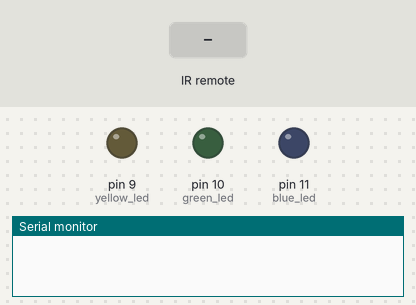
Recording of a sketch running on a simulated Arduino Uno, built with avr-gcc and run on an emulated ATmega328P. Shown: output pins drawn as LEDs (lit = HIGH), the last lines printed to the serial monitor. Dashed ring = blinking. Inputs (shaded band) come from the test bench.

Above: at 1.2 s.
1.3 s: infrared code 0xFD28D7 received
At 1.56 s:
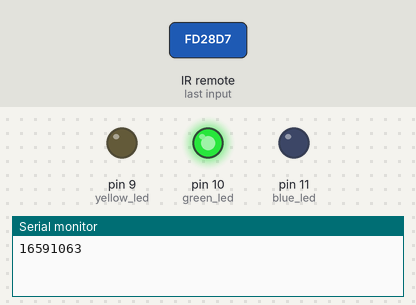
4.3 s: infrared code 0xFDA857 received
At 4.7 s:
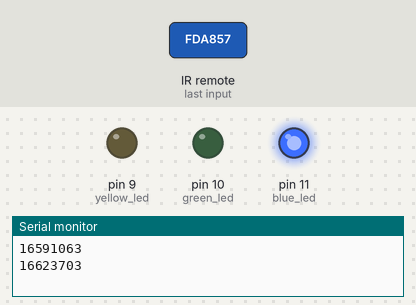
7.3 s: infrared code 0xFD6897 received
At 8.16 s:
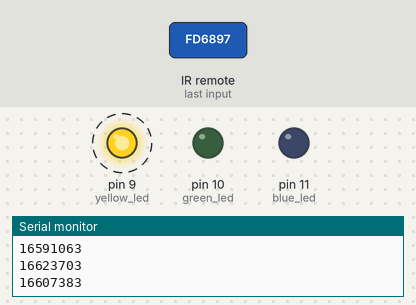
Timing chart, 0 to 10.5 s (numbered marks = the images above; inputs shaded):
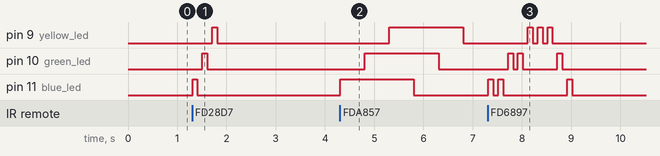

The sketch:

LED_USING_IR_REMOTE.ino
```cpp
#include <IRremote.h>

const int IR_Recv = 5;
const int blue_led = 11;
const int green_led = 10;
const int yellow_led = 9;

IRrecv irrecv(IR_Recv);
decode_results results;

void setup(){
  Serial.begin(9600);  //starts serial communication
  irrecv.enableIRIn(); // Starts the receiver
  pinMode(blue_led, OUTPUT);
  pinMode(green_led, OUTPUT);
  pinMode(yellow_led, OUTPUT);
}

void loop(){
  //decodes the infrared input
  if (irrecv.decode(&results)){
    long int decCode = results.value;
    Serial.println(results.value);
    //switch case to use the selected remote control button
    switch (results.value){
      case 16582903://when you press the 1 button
      {
        digitalWrite(blue_led, HIGH);
        delay(100);
      	digitalWrite(blue_led, LOW);
        delay(100);
      }
        break;
      case 16615543: //when you press the 2 button
      {
        digitalWrite(green_led, HIGH);
        delay(100);
      	digitalWrite(green_led, LOW);
        delay(100);
      }
        break;
       case 16599223: //when you press the 3 button
	  {
        digitalWrite(yellow_led, HIGH);
        delay(100);
      	digitalWrite(yellow_led, LOW);
        delay(100);
      }
       break;
       case 16591063: //when you press the 4 button
       {
        digitalWrite(blue_led, HIGH);
        delay(100);
      	digitalWrite(blue_led, LOW);
        delay(100);
        digitalWrite(green_led, HIGH);
        delay(100);
      	digitalWrite(green_led, LOW);
        delay(100);
        digitalWrite(yellow_led, HIGH);
        delay(100);
      	digitalWrite(yellow_led, LOW);
        delay(100) ;
      }
        break;
       case 16623703: //when you press the 5 button
      {
        digitalWrite(blue_led, HIGH);
        delay(500);
        digitalWrite(green_led, HIGH);
        delay(500);
        digitalWrite(yellow_led, HIGH);
        delay(500);
      	digitalWrite(blue_led, LOW);
        delay(500);
        digitalWrite(green_led, LOW);
        delay(500);
        digitalWrite(yellow_led, LOW);
        delay(500) ;
      }
        break;
       case 16607383: //when you press the 6 button
      {
        digitalWrite(blue_led, HIGH);
        delay(100);
      	digitalWrite(blue_led, LOW);
        delay(100);
        digitalWrite(blue_led, HIGH);
        delay(100);
      	digitalWrite(blue_led, LOW);
        delay(100) ;
        digitalWrite(green_led, HIGH);
        delay(100);
      	digitalWrite(green_led, LOW);
        delay(100);
        digitalWrite(green_led, HIGH);
        delay(100);
      	digitalWrite(green_led, LOW);
        delay(100);
        digitalWrite(yellow_led, HIGH);
        delay(100);
      	digitalWrite(yellow_led, LOW);
        delay(100) ;
        digitalWrite(yellow_led, HIGH);
        delay(100);
      	digitalWrite(yellow_led, LOW);
        delay(100);
        digitalWrite(yellow_led, HIGH);
        delay(100);
      	digitalWrite(yellow_led, LOW);
        delay(100);
        digitalWrite(green_led, HIGH);
        delay(100);
      	digitalWrite(green_led, LOW);
        delay(100) ;
        digitalWrite(blue_led, HIGH);
        delay(100);
      	digitalWrite(blue_led, LOW);
        delay(100) ;
      }
        break;
    }
    irrecv.resume(); // Receives the next value from the button you press
  }
  delay(10);
}
```

Measured:
- after the input at 1.3 s, pin 9 (yellow_led): LOW → HIGH after 0.41 s, → LOW 0.10 s later; pin 10 (green_led): LOW → HIGH after 0.21 s, → LOW 0.10 s later; pin 11 (blue_led): LOW → HIGH at once, → LOW 0.10 s later
- after the input at 4.3 s, pin 9 (yellow_led): LOW → HIGH after 1.0 s, → LOW 1.5 s later; pin 10 (green_led): LOW → HIGH after 0.51 s, → LOW 1.5 s later; pin 11 (blue_led): LOW → HIGH at once, → LOW 1.5 s later
- after the input at 7.3 s, pin 9 (yellow_led): alternates HIGH for 0.10 s and LOW for 0.10 s, 6 changes in all, then stays LOW, starting after 0.82 s; pin 10 (green_led): goes HIGH 0.10 s, LOW 0.10 s, HIGH 0.10 s, LOW 0.70 s, HIGH 0.10 s, then LOW, starting after 0.42 s
